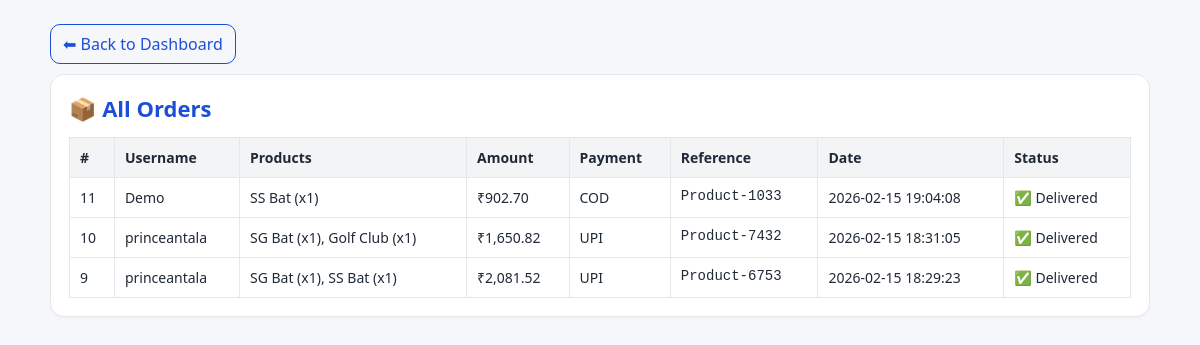
/admin_orders.php, run on an earlier commit of the app's database.
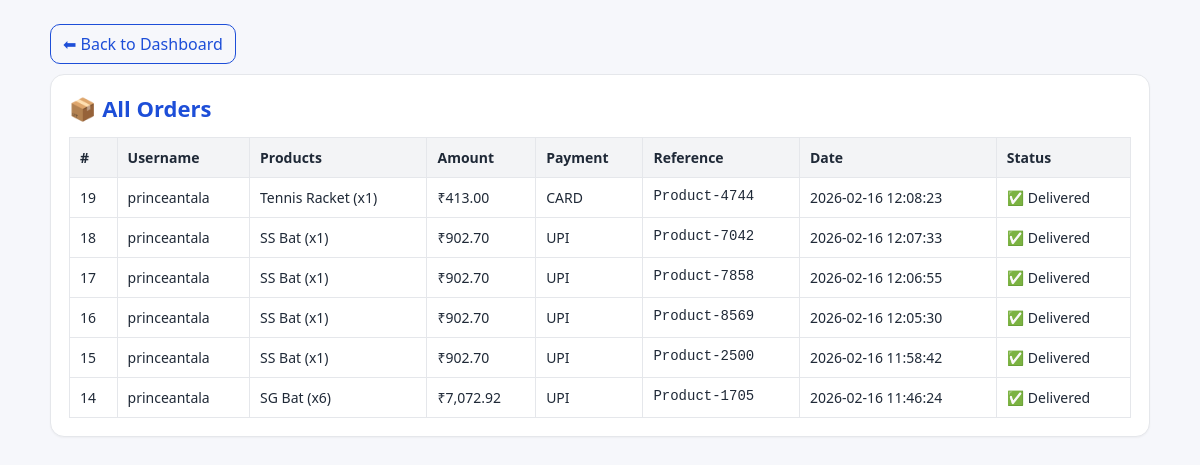
And on a later commit of the database.
### tables this page shows
CREATE TABLE `product_shopping` (
  `id` int(11) NOT NULL,
  `user_id` int(11) NOT NULL,
  `fullname` varchar(100) NOT NULL,
  `email` varchar(100) NOT NULL,
  `mobile` varchar(15) NOT NULL,
  `state` varchar(50) NOT NULL,
  `city` varchar(50) NOT NULL,
  `pincode` varchar(10) NOT NULL,
  `address` text NOT NULL,
  `product_names` text NOT NULL,
  `subtotal` decimal(10,2) NOT NULL,
  `sgst` decimal(10,2) NOT NULL,
  `cgst` decimal(10,2) NOT NULL,
  `grand_total` decimal(10,2) NOT NULL,
  `payment_method` varchar(20) NOT NULL,
  `payment_ref` varchar(50) NOT NULL,
  `created_at` datetime DEFAULT current_timestamp(),
  `status` varchar(50) DEFAULT 'Processing'
);

### src/admin_orders.php (the view, shortened to what this page needs)
<?php
$conn = mysqli_connect("localhost", "root", "", "turfbookingsystem");
$sql = "
  SELECT ps.id,
         COALESCE(s.username,'-') AS username,
         ps.product_names,
         ps.grand_total,
         ps.payment_method,
         ps.payment_ref,
         ps.created_at
  FROM product_shopping ps
  LEFT JOIN signup s ON ps.user_id = s.user_id
  ORDER BY ps.id DESC
";
$result = mysqli_query($conn, $sql);
?>
<!DOCTYPE html>
<html lang="en">
<head>
</head>
<body>
  <div class="wrap">
    <a class="back" href="admin_dashboard.php">⬅ Back to Dashboard</a>
    <div class="card">
      <h1>📦 All Orders</h1>
      <?php if(mysqli_num_rows($result) > 0): ?>
        <div style="overflow:auto">
          <table>
            <thead>
              <tr>
                <th>#</th>
                <th>Username</th>
                <th>Products</th>
                <th>Amount</th>
                <th>Payment</th>
                <th>Reference</th>
                <th>Date</th>
                <th>Status</th>
              </tr>
            </thead>
            <tbody>
              <?php while($row = mysqli_fetch_assoc($result)): ?>
                <tr>
                  <td><?= (int)$row['id'] ?></td>
                  <td><?= htmlspecialchars($row['username']) ?></td>
                  <td><?= nl2br(htmlspecialchars($row['product_names'])) ?></td>
                  <td>₹<?= number_format((float)$row['grand_total'], 2) ?></td>
                  <td><?= strtoupper(htmlspecialchars($row['payment_method'])) ?></td>
                  <td class="mono"><?= htmlspecialchars($row['payment_ref']) ?></td>
                  <td><?= htmlspecialchars($row['created_at']) ?></td>
                  <td>
                    <?php
                      $createdAt = strtotime($row['created_at']);
                      $daysPassed = $createdAt ? floor((time() - $createdAt) / 86400) : 0;
                      $remaining = max(10 - $daysPassed, 0);
                      echo $remaining > 0
                        ? "🚚 {$remaining} days left"
                        : "✅ Delivered";
                    ?>
                  </td>
                </tr>
              <?php endwhile; ?>
            </tbody>
          </table>
        </div>
      <?php else: ?>
        <p>No orders found.</p>
      <?php endif; ?>
    </div>
  </div>
</body>
</html>

What changed in the data, as far as the page shows it:
removed product_shopping: id "11", username "Demo", product_names "SS Bat (x1)", grand_total "902.70", payment_method "COD", payment_ref "Product-1033", created_at "2026-02-15 19:04:08", shows "✅ Delivered"
removed product_shopping: id "10", username "princeantala", product_names "SG Bat (x1), Golf Club (x1)", grand_total "1,650.82", payment_method "UPI", payment_ref "Product-7432", created_at "2026-02-15 18:31:05", shows "✅ Delivered"
removed product_shopping: id "9", username "princeantala", product_names "SG Bat (x1), SS Bat (x1)", grand_total "2,081.52", payment_method "UPI", payment_ref "Product-6753", created_at "2026-02-15 18:29:23", shows "✅ Delivered"
added product_shopping: id "19", username "princeantala", product_names "Tennis Racket (x1)", grand_total "413.00", payment_method "CARD", payment_ref "Product-4744", created_at "2026-02-16 12:08:23", shows "✅ Delivered"
added product_shopping: id "18", username "princeantala", product_names "SS Bat (x1)", grand_total "902.70", payment_method "UPI", payment_ref "Product-7042", created_at "2026-02-16 12:07:33", shows "✅ Delivered"
added product_shopping: id "17", username "princeantala", product_names "SS Bat (x1)", grand_total "902.70", payment_method "UPI", payment_ref "Product-7858", created_at "2026-02-16 12:06:55", shows "✅ Delivered"
added product_shopping: id "16", username "princeantala", product_names "SS Bat (x1)", grand_total "902.70", payment_method "UPI", payment_ref "Product-8569", created_at "2026-02-16 12:05:30", shows "✅ Delivered"
added product_shopping: id "15", username "princeantala", product_names "SS Bat (x1)", grand_total "902.70", payment_method "UPI", payment_ref "Product-2500", created_at "2026-02-16 11:58:42", shows "✅ Delivered"
added product_shopping: id "14", username "princeantala", product_names "SG Bat (x6)", grand_total "7,072.92", payment_method "UPI", payment_ref "Product-1705", created_at "2026-02-16 11:46:24", shows "✅ Delivered"
